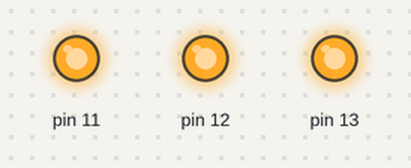
Bench run of a sketch on a simulated Arduino Uno, built with avr-gcc and run on an emulated ATmega328P. Parts: output pins drawn as LEDs (lit = HIGH).

Above: at 0.7 s.
At 5.2 s:
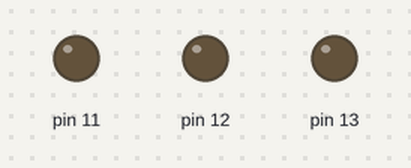
Timing chart, 0 to 6.9 s (numbered marks = the images above):
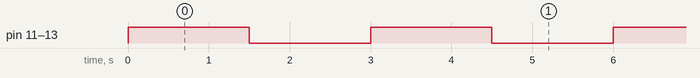

The sketch:

blinking_leds.ino
```cpp
void setup() {
    pinMode(11, OUTPUT);
    pinMode(12, OUTPUT);
    pinMode(13, OUTPUT);
}

void loop() {
    digitalWrite(11, HIGH);
    digitalWrite(12, HIGH);
    digitalWrite(13, HIGH);
    delay(1500);
    digitalWrite(11, LOW);
    digitalWrite(12, LOW);
    digitalWrite(13, LOW);
    delay(1500);
}
```

Measured:
- by itself, pin 11–13: alternates HIGH for 1.5 s and LOW for 1.5 s
